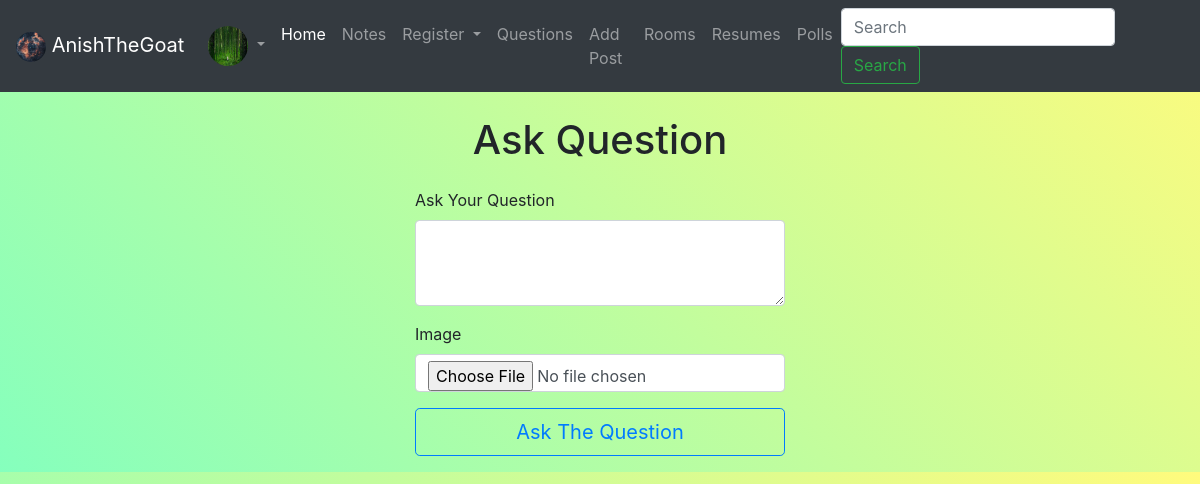
The app's page /ask-question (signed in) with its own data.
### base/models.py (models this page shows, shortened)
class User(AbstractUser):
    name = models.CharField(max_length=50, null = False)
    email = models.CharField( max_length=50 ,null = True)
    avatar = models.ImageField( upload_to='Avaters',  default = 'default-profile-pic.png')
    bio = models.TextField(null = True)
    bca_class = models.CharField( max_length=50 ,choices=class_list ,default= ('1st Sem', '1st Sem'), null = True)
    is_teacher = models.BooleanField(default = False)
    followers = models.ManyToManyField('User', related_name='follower')
    followings = models.ManyToManyField('User',related_name= 'following')

### base/views.py (the view, shortened to what this page needs)
# urls.py: path('ask-question', ask_question, name = 'ask-question'),
@login_required(login_url='login')
def ask_question(request):
    form = QuestionForm()
    context = {
        "form" : form
    }
    return render(request, 'ask-question.html',context )

### base/forms.py
class QuestionForm(ModelForm):
    class Meta:
        model = Question
        fields = ("body","image")

### templates/ask-question.html (shortened to what this page needs)
{% extends 'master.html' %}
{% block content %}
<h1 class = 'text-center m-4'>Ask Question</h1>
<div class= 'form'>
    <form method = 'POST' enctype = 'multipart/form-data' class="form-group">
          <div class="form-group">
            <label for="exampleFormControlTextarea1">Ask Your Question</label>
            <textarea class="form-control" id="exampleFormControlTextarea1" rows="3" name= 'body'></textarea>
          </div>
        <div class="form-group">
            <label for="exampleFormControlInput1">Image</label>
            <input type="file" class="form-control" id="exampleFormControlInput1" placeholder="Enter Image" name = 'image'>
          </div>
        <div>
            <button type="submit" class="btn btn-outline-primary btn-block btn-lg" type = 'submit'>Ask The Question</button>
        </div>
        </div>
{% endblock content %}

### templates/master.html (shortened to what this page needs)
{% load static %}
<!DOCTYPE html>
<html lang="en">
<head>
    <link rel="stylesheet" href="{% static 'css/master.css' %}">
    <link rel="stylesheet" href="https://maxcdn.bootstrapcdn.com/bootstrap/4.5.2/css/bootstrap.min.css">
    <link rel="stylesheet" href="https://cdnjs.cloudflare.com/ajax/libs/font-awesome/6.3.0/css/all.min.css">
  </head>
<body>
    <nav class="navbar navbar-dark bg-dark navbar-expand-lg">
      <a class="navbar-brand" href="#">
        <img src="{% static 'images/website.avif' %}" width="30" height="30" alt="logo" class="rounded-circle">
        {% if request.user.is_authenticated %}
        {{request.user.username}}
        {% else %}
        Anonymous
        {% endif %}
      </a>
      <div class="collapse navbar-collapse" id="navbar-list-4">
        <ul class="navbar-nav">
            <li class="nav-item dropdown">
            {% if request.user.is_authenticated %}
            <a class="nav-link dropdown-toggle" href="#" id="navbarDropdownMenuLink" role="button" data-toggle="dropdown" aria-haspopup="true" aria-expanded="false">
              <img src="{{request.user.avatar.url}}" width="40" height="40" class="rounded-circle">
            </a>
            {% endif %}
          </li>
        </ul>
          <ul class="navbar-nav mr-auto">
            <li class="nav-item active">
              <a class="nav-link" href="{% url 'home' %}">Home </a>
            </li>
            <li class="nav-item">
              <a class="nav-link" href="{% url 'notes' %}">Notes</a>
            </li>
            <li class="nav-item dropdown">
              <a class="nav-link dropdown-toggle" href="#" id="navbarDropdown" role="button" data-toggle="dropdown" aria-haspopup="true" aria-expanded="false">
                Register
              </a>
            </li>
            <li class="nav-item">
              <a class="nav-link" href="{% url 'questions' %}">Questions</a>
            </li>
            <li class="nav-item">
              <a class="nav-link" href="{% url 'add-post' %}">Add Post</a>
            </li>
            <li class="nav-item">
              <a class="nav-link" href="{% url 'rooms' %}">Rooms</a>
            </li>
            <li class="nav-item">
              <a class="nav-link" href="{% url 'resumes' %}">Resumes</a>
            </li>
            <li class="nav-item">
              <a class="nav-link" href="{% url 'polls' %}">Polls</a>
            </li>
          </ul>
          <form class="form-inline my-2 my-lg-0" method  = 'POST' action = '/user-search'>
            <input class="form-control mr-sm-2" type="search" placeholder="Search" aria-label="Search" name = 'search'>
            <button class="btn btn-outline-success my-2 my-sm-0" type="submit">Search</button>
          </form>
      </nav>
    {% block content %}
    {% endblock content %}
</body>
</html>

### records on screen
User: user.username "AnishTheGoat", user.avatar (picture)
